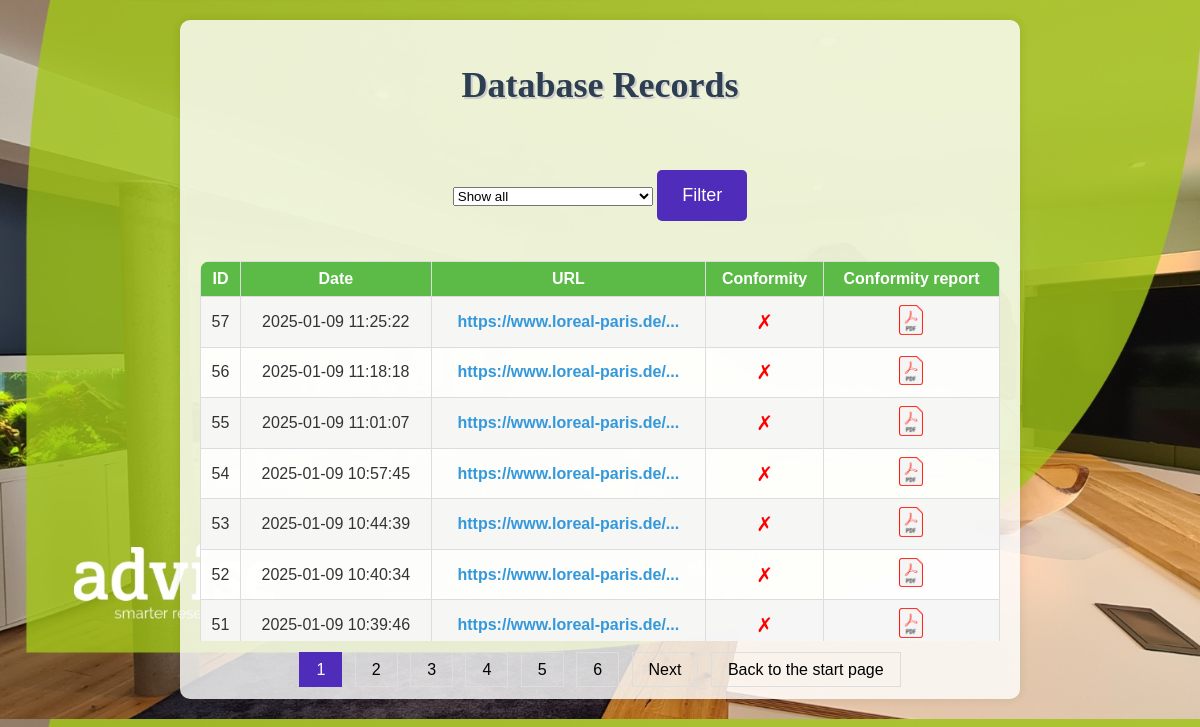
The page /database on the database its author committed.
### tables this page shows
CREATE TABLE compliance (
                id INTEGER PRIMARY KEY AUTOINCREMENT,
                date DATETIME DEFAULT (datetime('now', 'localtime')),
                url TEXT NOT NULL,
                conformity TEXT NOT NULL,
                conformity_details BLOB NOT NULL
            );

### app.py (the view)
@app.route('/database', methods=['GET'])
def database():
    page = request.args.get('page', 1, type=int)
    selected_url = request.args.get('url', 'all', type=str)
    per_page = 10
    offset = (page - 1) * per_page
    customers_query = "SELECT DISTINCT url FROM compliance"
    customers = execute_query(customers_query)
    if selected_url == 'all':
        query = "SELECT * FROM compliance ORDER BY id DESC LIMIT ? OFFSET ?"
        params = (per_page, offset)
    else:
        query = "SELECT * FROM compliance WHERE url = ? ORDER BY id DESC LIMIT ? OFFSET ?"
        params = (selected_url, per_page, offset)
    compliance = execute_query(query, params)
    total_records_query = "SELECT COUNT(*) FROM compliance"
    total_records = execute_query(total_records_query)[0][0]
    total_pages = (total_records + per_page - 1) // per_page
    return render_template('database.html', records=compliance, page=page, total_pages=total_pages, customers=customers, selected_url=selected_url)

### app.py (called while the page is built)
def execute_query(query, params=()):
    conn = sqlite3.connect('compliance.db')
    cursor = conn.cursor()
    cursor.execute(query, params)
    results = cursor.fetchall()
    conn.close()
    return results

### templates/database.html (shortened to what this page needs)
<!DOCTYPE html>
<html lang="en">
<head>
</head>
<body>
    <div class="container">
        <h1>Database Records</h1>
        <form method="GET" action="{{ url_for('database') }}">
            <select name="url">
                <option value="all" {% if selected_url == 'all' %}selected{% endif %}>Show all</option>
            </select>
            <button type="submit">Filter</button>
        </form>
        <div class="table-container">
            <table>
                <tr>
                    <th>ID</th>
                    <th>Date</th>
                    <th>URL</th>
                    <th>Conformity</th>
                    <th>Conformity report</th>
                </tr>
                {% for record in records %}
                <tr>
                    <td>{{ record[0] }}</td>
                    <td>{{ record[1] }}</td>
                    <td>
                        <div class="tooltip">
                            <a href="{{ record[2] }}" class="url">{{ record[2][:30] }}...</a>
                        </div>
                    </td>
                    <td>
                        {% if record[3] == 'Yes' %}
                            <span class="conformity-yes">✓</span>
                        {% else %}
                            <span class="conformity-no">✗</span>
                        {% endif %}
                    </td>
                    <td>
                        <a href="{{ url_for('download', id=record[0]) }}">
                            <img src="/static/PDF.png" alt="PDF" class="pdf-logo">
                        </a>
                    </td>
                </tr>
                {% endfor %}
            </table>
        </div>
        <div class="pagination">
            {% for p in range(1, total_pages + 1) %}
                <a href="{{ url_for('database', page=p, url=selected_url) }}" class="{% if p == page %}active{% endif %}">{{ p }}</a>
            {% endfor %}
            {% if page < total_pages %}
                <a href="{{ url_for('database', page=page+1, url=selected_url) }}">Next</a>
            {% endif %}
            <a href="{{ url_for('index') }}" class=button>Back to the start page</a>
        </div>
    </div>
</body>
</html>

### templates/database.html (style rules this page uses)
body { font-family: Arial, sans-serif; background-image: url('/static/advise.jpg'); background-size: cover; background-position: center; text-align: center; margin: 0; padding: 20px; color: #333; }
.container { max-width: 800px; margin: 0 auto; padding: 20px; background-color: rgba(255, 255, 255, 0.8); border-radius: 10px; box-shadow: 0 0 10px rgba(0, 0, 0, 0.1); }
table { width: 100%; border-collapse: collapse; margin-top: 20px; background-color: rgba(255, 255, 255, 0.9); border-radius: 10px; overflow: hidden; }
th, td { border: 1px solid #ddd; padding: 8px; text-align: center; }
th { background-color: #5cba47; color: white; }
tr:nth-child(even) { background-color: rgba(242, 242, 242, 0.7); }
.conformity-no { color: red; font-size: 20px; }
h1 { font-family: 'Georgia', serif; font-size: 36px; color: #2c3e50; text-shadow: 2px 2px #cccccc; }
.pdf-logo { width: 24px; height: auto; cursor: pointer; }
.url { text-decoration: none; color: #3498db; font-weight: bold; }
.tooltip { position: relative; display: inline-block; }
.table-container { max-height: 400px; overflow-y: scroll; margin-top: 20px; }
.pagination { margin-top: 20px; }
.pagination a { color: black; padding: 8px 16px; text-decoration: none; border: 1px solid #ddd; margin: 0 4px; }
.pagination a.active { background-color: #502cba; color: white; border: 1px solid #502cba; }
select[name="url"] { width: 200px; overflow: hidden; white-space: nowrap; }
button { padding: 15px 25px; font-size: 18px; margin-top: 40px; background-color: #502cba; color: white; border: none; border-radius: 5px; cursor: pointer; }

### rows shown on the page
compliance: id "57", date "2025-01-09 11:25:22", url "https://www.loreal-paris.de/"
compliance: id "56", date "2025-01-09 11:18:18", url "https://www.loreal-paris.de/"
compliance: id "55", date "2025-01-09 11:01:07", url "https://www.loreal-paris.de/"
compliance: id "54", date "2025-01-09 10:57:45", url "https://www.loreal-paris.de/"
compliance: id "53", date "2025-01-09 10:44:39", url "https://www.loreal-paris.de/"
compliance: id "52", date "2025-01-09 10:40:34", url "https://www.loreal-paris.de/"
compliance: id "51", date "2025-01-09 10:39:46", url "https://www.loreal-paris.de/"

### other values the page prints
{{ p }} "1" "2" "3" "4" "5" "6"
